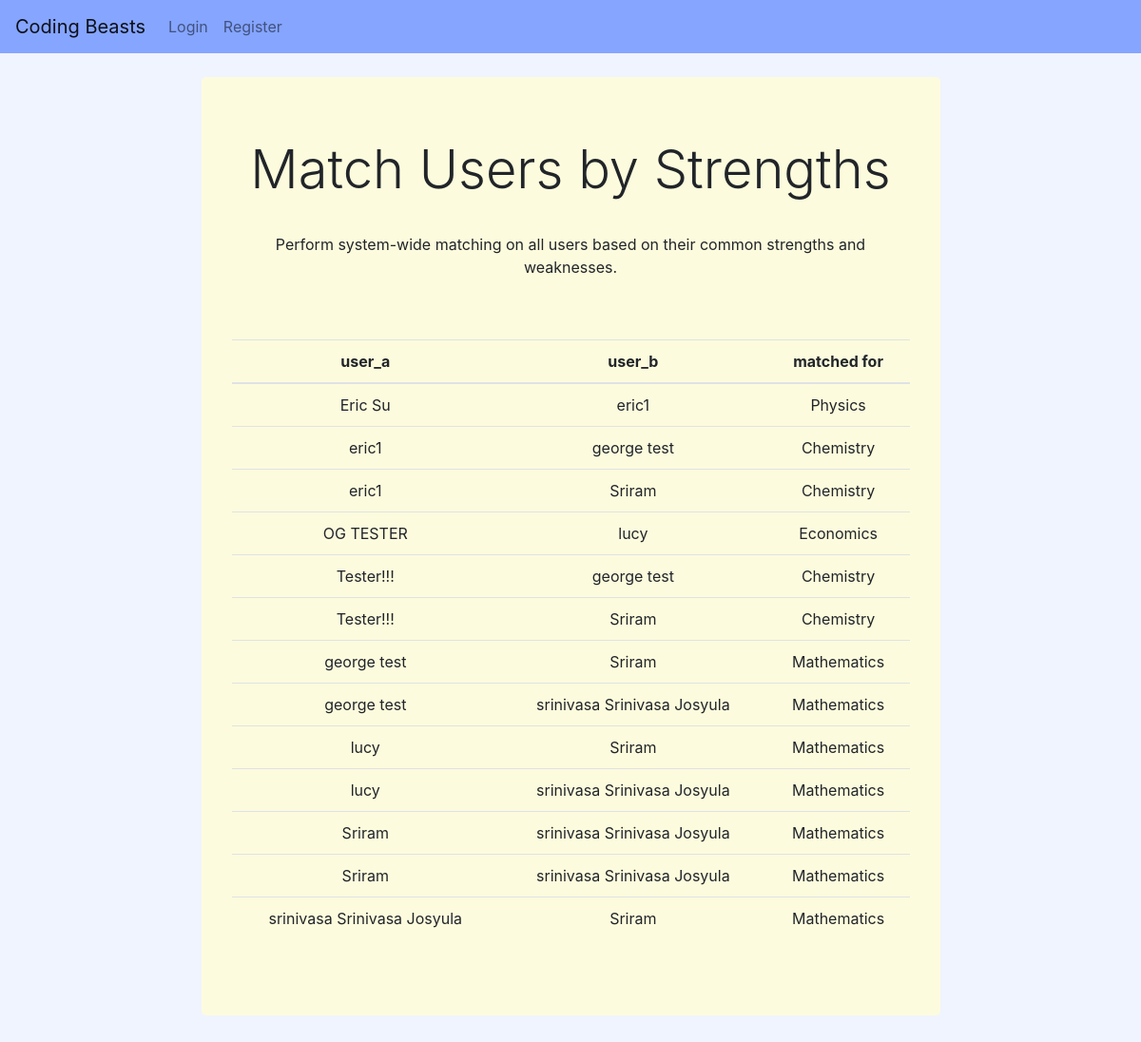
/matches/strengths/, run on an earlier commit of the app's database.
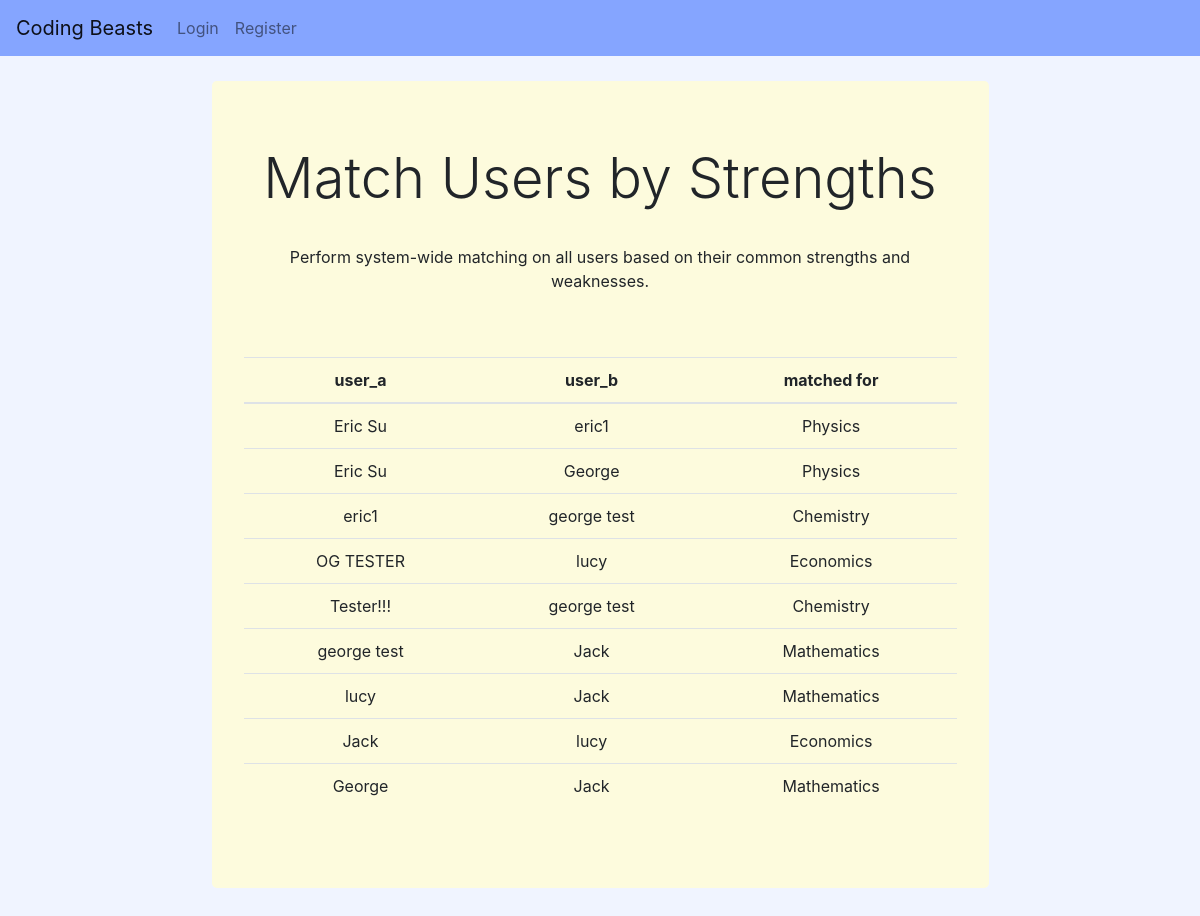
And on a later commit of the database.
### sbuddy/models.py (models this page shows, shortened)
class Profile(models.Model):
    STRENGTH_CHOICES = (
        ('--------', '--------'),
        ('Mathematics','Mathematics'),
        ('Chemistry','Chemistry'),
        ('Physics','Physics'),
        ('Computer Science','Computer Science'),
        ('Economics','Economics'),
        ('Engineering', 'Engineering'),
        ('Statistics', 'Statistics'),
        ('Psychology', 'Psychology'),
        ('Business', 'Business'),
        )
    SCHEDULE_CHOICES = [
        ("Monday Morning", "Monday Morning"),
        ("Monday Afternoon", "Monday Afternoon"),
        ("Tuesday Morning", "Tuesday Morning"),
        ("Tuesday Afternoon", "Tuesday Afternoon"),
        ("Wednesday Morning", "Wednesday Morning"),
        ("Wednesday Afternoon", "Wednesday Afternoon"),
        ("Thursday Morning", "Thursday Morning"),
        ("Thursday Afternoon", "Thursday Afternoon"),
        ("Friday Morning", "Friday Morning"),
        ("Friday Afternoon", "Friday Afternoon"),
    ]
    user = models.OneToOneField(User, on_delete=models.CASCADE)
    name = models.CharField(max_length=100, blank=False, default='')
    phone = models.CharField(max_length=12, blank=False, default='')
    meetingURL = models.CharField(max_length=100, blank=False, default='')
    strengths = models.CharField(
        max_length=255,
        choices=STRENGTH_CHOICES,
        default='')
    weaknesses = models.CharField(
        max_length=255,
        choices=STRENGTH_CHOICES,
        default='')
    availability = models.CharField(
        max_length=50,
        choices=SCHEDULE_CHOICES,
        default='Monday Morning',
    )
    def __init__(self, *args, **kwargs):
        super(Profile, self).__init__(*args, **kwargs)
        self.__original_phone = self.phone

### sbuddy/views.py (the view)
# urls.py: path('matches/strengths/', views.match_users_by_strengths, name="match_strengths"),
def match_users_by_strengths(request):
    users = Profile.objects.all()
    matches = []
    for user_a in users:
        strengths_a = user_a.strengths.split(',')
        for user_b in users:
            if user_b.name != user_a.name:
                weak_b = user_b.weaknesses.split(',')
                if do_items_match(strengths_a, weak_b):
                    match = (user_a, user_b)
                    matches.append(match)
    return render(request, 'sbuddy/matches.html', {'matches': matches})

### sbuddy/views.py (called while the page is built)
def do_items_match(a, b):
    for item in a:
        for itemB in b:
            if item.lower() == itemB.lower():
                return True
    return False

### sbuddy/templates/sbuddy/matches.html (shortened to what this page needs)
{% extends 'sbuddy/base.html' %}
{% load bootstrap4 %}
{% block content %}
<div style="height:25px"></div>
<body>
    <div class="form jumbotron mid" style="background-color:#FDFBDD;">
        <h1 class="text-center display-4" style="padding-bottom:25px"> Match Users by Strengths</h1>
        <p>Perform system-wide matching on all users based on their common strengths and weaknesses.</p>
        <br>
        <br>
        <table class="table">
            <thead>
                <tr>
                <th class="text-center">user_a</th>
                <th class="text-center">user_b</th>
                <th class="text-center">matched for</th>
                </tr>
            </thead>
            <tbody>
                {% for match in matches %}
                <tr>
                    <td class="text-center">{{ match.0.name }}</td>
                    <td class="text-center">{{ match.1.name }}</td>
                    <td class="text-center">{{ match.1.weaknesses }}</td>
                </tr>
                {% endfor %}
            </tbody>
        </table>
    </div>
</body>
</head>
{% endblock %}

What changed in the data, as far as the page shows it:
no longer on one of the page's lists (row unchanged): Profile: name "eric1", name "Sriram", weaknesses "Chemistry"
no longer on one of the page's lists (row unchanged): Profile: name "Tester!!!", name "Sriram", weaknesses "Chemistry"
no longer on one of the page's lists (row unchanged): Profile: name "george test", name "srinivasa Srinivasa Josyula", weaknesses "Mathematics"
no longer on one of the page's lists (row unchanged): Profile: name "lucy", name "srinivasa Srinivasa Josyula", weaknesses "Mathematics"
removed Profile: name "Sriram", name "srinivasa Srinivasa Josyula", weaknesses "Mathematics"
removed Profile: name "Sriram", name "srinivasa Srinivasa Josyula", weaknesses "Mathematics"
removed Profile: name "srinivasa Srinivasa Josyula", name "Sriram", weaknesses "Mathematics"
now on one of the page's lists (row unchanged): Profile: name "Eric Su", name "George", weaknesses "Physics"
computed for Profile (number 5 of 8 on the later page): name "Sriram" → "Jack"
computed for Profile (number 6 of 8 on the later page): name "Sriram" → "Jack"
added Profile: name "Jack", name "lucy", weaknesses "Economics"
added Profile: name "George", name "Jack", weaknesses "Mathematics"
